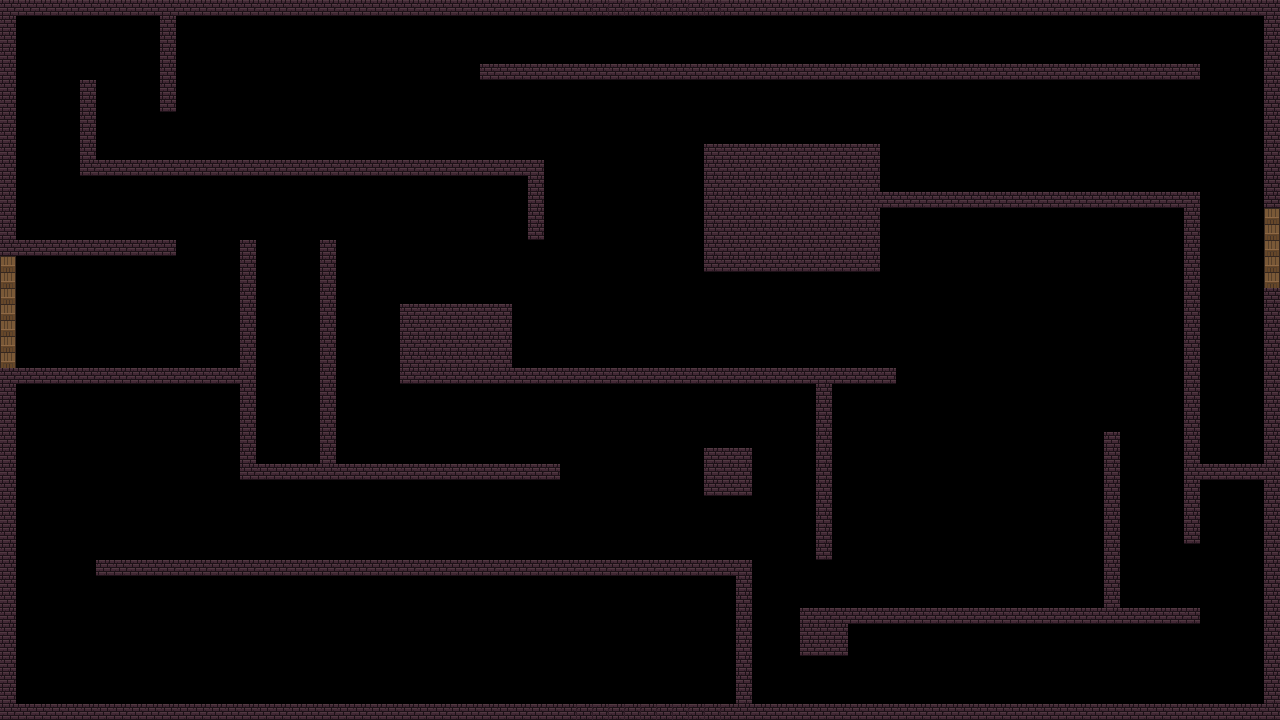

The image is a tile-based game level rendered from a .tmx file. Its description and source (layers, tilesets, objects; grid data summarised) follow:
An orthogonal 80x45 tile map with 16x16 px tiles, 1 tile layer (Tile Layer 2), 1 hidden layer not drawn, 3 tilesets and 36 objects (34x wall, 2x door).

<map version="1.5" tiledversion="1.7.0" orientation="orthogonal" renderorder="right-down" width="80" height="45" tilewidth="16" tileheight="16" infinite="0" nextlayerid="13" nextobjectid="77">
 <tileset firstgid="1" name="Wall" tilewidth="16" tileheight="16" tilecount="1020" columns="20">
  <image source="Wall.png" width="320" height="816" />
 </tileset>
 <tileset firstgid="1021" name="Floor" tilewidth="16" tileheight="16" tilecount="819" columns="21">
  <image source="Floor.png" width="336" height="624" />
 </tileset>
 <tileset firstgid="1840" name="DungeonSet" tilewidth="16" tileheight="16" tilecount="256" columns="16">
  <image source="0x72_16x16DungeonTileset.v3.png" width="256" height="256" />
 </tileset>
 <layer id="7" name="Tile Layer 1" width="80" height="45" visible="0">
  <data>[3600 cells, 3600 non-empty, 1 distinct tile ids]</data>
 </layer>
 <layer id="12" name="Tile Layer 2" width="80" height="45">
  <data>[3600 cells, 710 non-empty, 3 distinct tile ids]</data>
 </layer>
 <objectgroup id="2" name="Object Layer 1">
  <object id="8" type="wall" x="0" y="368" width="16" height="352" />
  <object id="10" type="wall" x="0" y="0" width="739.446" height="16" />
  <object id="11" type="wall" x="720" y="704" width="560" height="16" />
  <object id="12" type="wall" x="1264" y="368" width="16" height="352" />
  <object id="14" type="wall" x="1200.26" y="625.273" width="367.325" height="16" rotation="180" />
  <object id="15" type="wall" x="239.476" y="240.397" width="16" height="144.861" />
  <object id="18" type="wall" x="750.977" y="560.936" width="16" height="655.025" rotation="90" />
  <object id="19" type="wall" x="401.911" y="302.973" width="114.923" height="85.1703" />
  <object id="23" type="wall" x="0" y="0" width="16" height="256" />
  <object id="25" type="wall" x="1264" y="0" width="16" height="205.34" />
  <object id="26" type="wall" x="1.94847" y="705" width="736.523" height="16" />
  <object id="27" type="wall" x="720" y="0" width="560" height="16" />
  <object id="32" type="door" x="0" y="256" width="16" height="112">
   <properties>
    <property name="side" value="left" />
   </properties>
  </object>
  <object id="35" type="wall" x="863.154" y="63.1192" width="337.124" height="16" />
  <object id="36" type="wall" x="1201.21" y="209.229" width="335.176" height="16" rotation="180" />
  <object id="38" type="wall" x="895.117" y="369.093" width="16" height="398.8" rotation="90" />
  <object id="53" type="wall" x="545.367" y="159.631" width="16" height="466.023" rotation="90" />
  <object id="54" type="wall" x="878.555" y="62.9878" width="16" height="396.214" rotation="90" />
  <object id="55" type="wall" x="175.156" y="240.299" width="16" height="174.088" rotation="90" />
  <object id="57" type="wall" x="735.342" y="562.772" width="16" height="156.552" />
  <object id="58" type="door" x="1280.61" y="208.28" width="78.9512" height="16" rotation="90">
   <properties>
    <property name="side" value="right" />
   </properties>
  </object>
  <object id="59" type="wall" x="1264.38" y="289.011" width="16" height="77.6387" />
  <object id="60" type="wall" x="703.593" y="145.929" width="177.274" height="127.062" />
  <object id="62" type="wall" x="528.804" y="160.412" width="16" height="77.6383" />
  <object id="63" type="wall" x="337.854" y="478.987" width="16" height="239.361" rotation="180" />
  <object id="66" type="wall" x="160.543" y="0.637425" width="16" height="107.84" />
  <object id="67" type="wall" x="254.069" y="368.899" width="16" height="251.052" rotation="90" />
  <object id="68" type="wall" x="240.43" y="480.448" width="16" height="316.327" rotation="-90" />
  <object id="69" type="wall" x="835.414" y="369.004" width="191.963" height="16" rotation="90" />
  <object id="70" type="wall" x="799.866" y="609.666" width="49.6496" height="49.1238" />
  <object id="71" type="wall" x="700.981" y="447.943" width="49.6496" height="49.1238" />
  <object id="72" type="wall" x="1119.87" y="435.277" width="191.963" height="16" rotation="90" />
  <object id="73" type="wall" x="1200.73" y="193.667" width="347.841" height="16" rotation="90" />
  <object id="74" type="wall" x="1279.94" y="463.887" width="16" height="96.1488" rotation="90" />
  <object id="75" type="wall" x="239.456" y="366.95" width="16" height="112.711" />
  <object id="76" type="wall" x="80.6555" y="80.0376" width="16" height="95.1745" />
 </objectgroup>
</map>
